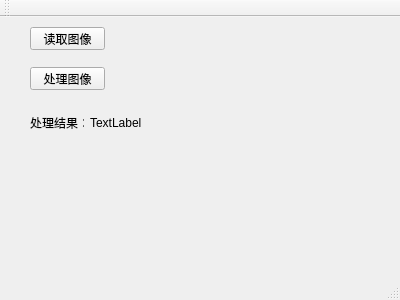
<?xml version="1.0" encoding="UTF-8"?>
<ui version="4.0">
 <class>MainWindow</class>
 <widget class="QMainWindow" name="MainWindow">
  <property name="geometry">
   <rect>
    <x>0</x>
    <y>0</y>
    <width>400</width>
    <height>300</height>
   </rect>
  </property>
  <property name="windowTitle">
   <string>MainWindow</string>
  </property>
  <widget class="QWidget" name="centralWidget">
   <widget class="QPushButton" name="pushButton">
    <property name="geometry">
     <rect>
      <x>30</x>
      <y>10</y>
      <width>75</width>
      <height>23</height>
     </rect>
    </property>
    <property name="text">
     <string>读取图像</string>
    </property>
   </widget>
   <widget class="QPushButton" name="pushButton_2">
    <property name="geometry">
     <rect>
      <x>30</x>
      <y>50</y>
      <width>75</width>
      <height>23</height>
     </rect>
    </property>
    <property name="text">
     <string>处理图像</string>
    </property>
   </widget>
   <widget class="QLabel" name="label">
    <property name="geometry">
     <rect>
      <x>30</x>
      <y>100</y>
      <width>54</width>
      <height>12</height>
     </rect>
    </property>
    <property name="text">
     <string>处理结果：</string>
    </property>
   </widget>
   <widget class="QLabel" name="label_2">
    <property name="geometry">
     <rect>
      <x>90</x>
      <y>100</y>
      <width>54</width>
      <height>12</height>
     </rect>
    </property>
    <property name="text">
     <string>TextLabel</string>
    </property>
   </widget>
  </widget>
  <widget class="QMenuBar" name="menuBar">
   <property name="geometry">
    <rect>
     <x>0</x>
     <y>0</y>
     <width>400</width>
     <height>22</height>
    </rect>
   </property>
  </widget>
  <widget class="QToolBar" name="mainToolBar">
   <attribute name="toolBarArea">
    <enum>TopToolBarArea</enum>
   </attribute>
   <attribute name="toolBarBreak">
    <bool>false</bool>
   </attribute>
  </widget>
  <widget class="QStatusBar" name="statusBar"/>
 </widget>
 <layoutdefault spacing="6" margin="11"/>
 <resources/>
 <connections/>
</ui>
